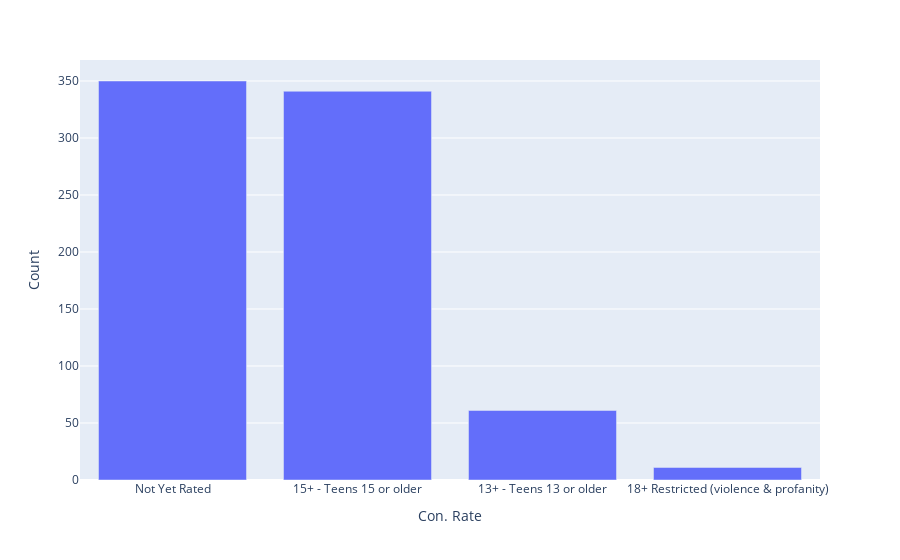

Write notebook code for a chart like this one.
### Markdown cell above
<h1 style = "font-family:Andale Mono;
                         text-align:center;
                         font-size: 40px;
                         background-color:white;">
                🔥 Content Rating🔞
</h1>
<hr>

### Code cell
fig = px.bar(data_frame = kdrama['Content Rating'].value_counts().reset_index().rename(columns = {'Content Rating':'Count','index':'Con. Rate'}),
             x = 'Con. Rate',
             y = 'Count')

fig.show()

### Figure 1 — Plotly figure (JSON) as saved in the notebook; plotly's stock layout.template omitted (floating-point values rounded to 4 significant figures)
{"data": [{"alignmentgroup": "True", "hovertemplate": "Con. Rate=%{x}<br>Count=%{y}<extra></extra>", "legendgroup": "", "marker": {"color": "#636efa", "pattern": {"shape": ""}}, "name": "", "offsetgroup": "", "orientation": "v", "showlegend": false, "textposition": "auto", "type": "bar", "x": ["Not Yet Rated", "15+ - Teens 15 or older", "13+ - Teens 13 or older", "18+ Restricted (violence & profanity)"], "xaxis": "x", "y": [350, 341, 61, 11], "yaxis": "y"}], "layout": {"barmode": "relative", "legend": {"tracegroupgap": 0}, "margin": {"t": 60}, "xaxis": {"anchor": "y", "domain": [0, 1], "title": {"text": "Con. Rate"}}, "yaxis": {"anchor": "x", "domain": [0, 1], "title": {"text": "Count"}}}}
